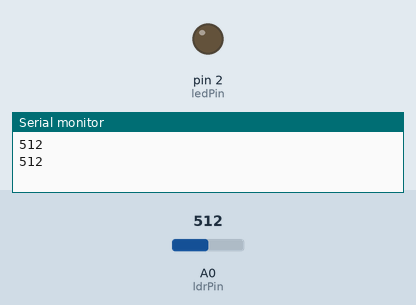
A sketch run on a simulated Arduino Uno, built with avr-gcc and run on an emulated ATmega328P. On the bench: output pins drawn as LEDs (lit = HIGH), the last lines printed to the serial monitor. Inputs (shaded band) come from the test bench; at power-on: A0 (ldrPin) = 512.

Above: at 1.8 s.
1.9 s: A0 (ldrPin) set to 635
3.4 s: A0 (ldrPin) set to 664
At 5.1 s:
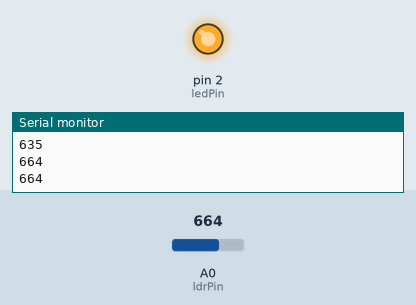
5.5 s: A0 (ldrPin) set to 640
At 6.7 s:
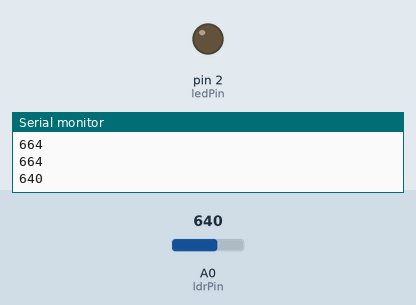
7.5 s: A0 (ldrPin) set to 660
At 9.4 s:
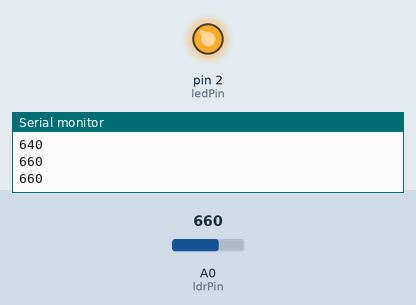
Timing chart, 0 to 10.5 s (numbered marks = the images above; inputs shaded):
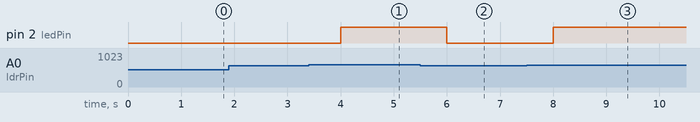

The sketch:

LDR.ino
```cpp
const int ledPin = 2;
const int ldrPin = A0;

void setup() {
  Serial.begin(9600);
  pinMode(ledPin, OUTPUT);
  pinMode(ldrPin,INPUT);
}
void loop(){
  int ldrStatus = analogRead(ldrPin);
  if (ldrStatus > 650){
    digitalWrite(ledPin, HIGH);
  }
  else{
    digitalWrite(ledPin, LOW);
  }
  Serial.println(ldrStatus);
  delay (1000);
}
```

Measured:
- the behaviour switches between 650 and 651 on A0 (ldrPin) (found by bisection; images 0 and 1)
- after the input at 3.4 s, pin 2 (ledPin): LOW → HIGH after 0.60 s
- after the input at 5.5 s, pin 2 (ledPin): HIGH → LOW after 0.50 s
- after the input at 7.5 s, pin 2 (ledPin): LOW → HIGH after 0.50 s
